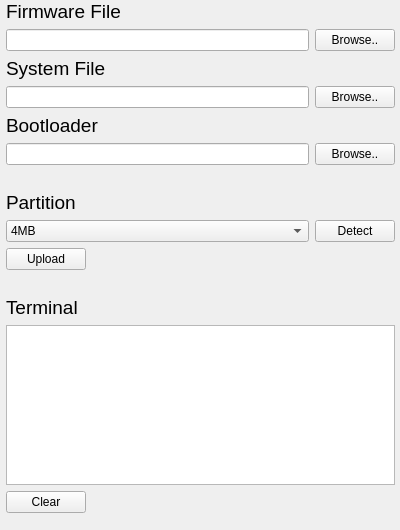
<?xml version="1.0" encoding="UTF-8"?>
<ui version="4.0">
 <class>Uploader</class>
 <widget class="QWidget" name="Uploader">
  <property name="geometry">
   <rect>
    <x>0</x>
    <y>0</y>
    <width>400</width>
    <height>530</height>
   </rect>
  </property>
  <property name="sizePolicy">
   <sizepolicy hsizetype="Maximum" vsizetype="Maximum">
    <horstretch>0</horstretch>
    <verstretch>0</verstretch>
   </sizepolicy>
  </property>
  <property name="minimumSize">
   <size>
    <width>400</width>
    <height>530</height>
   </size>
  </property>
  <property name="maximumSize">
   <size>
    <width>400</width>
    <height>530</height>
   </size>
  </property>
  <property name="font">
   <font>
    <weight>50</weight>
    <bold>false</bold>
   </font>
  </property>
  <property name="windowTitle">
   <string>Uploader</string>
  </property>
  <property name="windowIcon">
   <iconset>
    <normaloff>resources/icons/uploader.png</normaloff>resources/icons/uploader.png</iconset>
  </property>
  <widget class="QWidget" name="gridLayoutWidget">
   <property name="geometry">
    <rect>
     <x>0</x>
     <y>0</y>
     <width>401</width>
     <height>513</height>
    </rect>
   </property>
   <layout class="QGridLayout" name="gridLayout">
    <property name="leftMargin">
     <number>6</number>
    </property>
    <property name="rightMargin">
     <number>6</number>
    </property>
    <item row="13" column="0">
     <spacer name="verticalSpacer">
      <property name="orientation">
       <enum>Qt::Vertical</enum>
      </property>
      <property name="sizeType">
       <enum>QSizePolicy::Fixed</enum>
      </property>
      <property name="sizeHint" stdset="0">
       <size>
        <width>20</width>
        <height>20</height>
       </size>
      </property>
     </spacer>
    </item>
    <item row="0" column="0">
     <widget class="QLabel" name="firmwarelabel">
      <property name="font">
       <font>
        <pointsize>14</pointsize>
        <weight>50</weight>
        <bold>false</bold>
       </font>
      </property>
      <property name="text">
       <string>Firmware File</string>
      </property>
     </widget>
    </item>
    <item row="11" column="0">
     <widget class="QComboBox" name="partitioncomboBox">
      <property name="currentIndex">
       <number>0</number>
      </property>
      <item>
       <property name="text">
        <string>4MB</string>
       </property>
      </item>
      <item>
       <property name="text">
        <string>8MB</string>
       </property>
      </item>
      <item>
       <property name="text">
        <string>16MB</string>
       </property>
      </item>
     </widget>
    </item>
    <item row="3" column="0">
     <widget class="QLineEdit" name="systemdirlineEdit"/>
    </item>
    <item row="2" column="0">
     <widget class="QLabel" name="systemlabel">
      <property name="font">
       <font>
        <pointsize>14</pointsize>
        <weight>50</weight>
        <bold>false</bold>
       </font>
      </property>
      <property name="text">
       <string>System File</string>
      </property>
     </widget>
    </item>
    <item row="9" column="0">
     <widget class="QLabel" name="systemlabel_2">
      <property name="enabled">
       <bool>true</bool>
      </property>
      <property name="sizePolicy">
       <sizepolicy hsizetype="Minimum" vsizetype="Minimum">
        <horstretch>0</horstretch>
        <verstretch>0</verstretch>
       </sizepolicy>
      </property>
      <property name="maximumSize">
       <size>
        <width>200</width>
        <height>300</height>
       </size>
      </property>
      <property name="font">
       <font>
        <pointsize>14</pointsize>
        <weight>50</weight>
        <bold>false</bold>
       </font>
      </property>
      <property name="text">
       <string>Partition</string>
      </property>
     </widget>
    </item>
    <item row="12" column="0">
     <layout class="QHBoxLayout" name="horizontalLayout_4">
      <item>
       <widget class="QPushButton" name="uploadpushButton">
        <property name="text">
         <string>Upload</string>
        </property>
       </widget>
      </item>
      <item>
       <spacer name="horizontalSpacer_3">
        <property name="orientation">
         <enum>Qt::Horizontal</enum>
        </property>
        <property name="sizeHint" stdset="0">
         <size>
          <width>40</width>
          <height>20</height>
         </size>
        </property>
       </spacer>
      </item>
     </layout>
    </item>
    <item row="11" column="1">
     <widget class="QPushButton" name="detectPushButton">
      <property name="enabled">
       <bool>true</bool>
      </property>
      <property name="sizePolicy">
       <sizepolicy hsizetype="Minimum" vsizetype="Minimum">
        <horstretch>0</horstretch>
        <verstretch>0</verstretch>
       </sizepolicy>
      </property>
      <property name="minimumSize">
       <size>
        <width>75</width>
        <height>0</height>
       </size>
      </property>
      <property name="layoutDirection">
       <enum>Qt::LeftToRight</enum>
      </property>
      <property name="text">
       <string>Detect</string>
      </property>
      <property name="flat">
       <bool>false</bool>
      </property>
     </widget>
    </item>
    <item row="16" column="0">
     <layout class="QHBoxLayout" name="horizontalLayout_3">
      <item>
       <widget class="QPushButton" name="clearpushButton">
        <property name="text">
         <string>Clear</string>
        </property>
       </widget>
      </item>
      <item>
       <spacer name="horizontalSpacer_2">
        <property name="orientation">
         <enum>Qt::Horizontal</enum>
        </property>
        <property name="sizeHint" stdset="0">
         <size>
          <width>40</width>
          <height>20</height>
         </size>
        </property>
       </spacer>
      </item>
     </layout>
    </item>
    <item row="14" column="0">
     <widget class="QLabel" name="label_3">
      <property name="font">
       <font>
        <pointsize>14</pointsize>
        <weight>50</weight>
        <bold>false</bold>
       </font>
      </property>
      <property name="text">
       <string>Terminal</string>
      </property>
     </widget>
    </item>
    <item row="1" column="1">
     <widget class="QPushButton" name="firmwarebrowsepushButton">
      <property name="text">
       <string>Browse..</string>
      </property>
     </widget>
    </item>
    <item row="1" column="0">
     <widget class="QLineEdit" name="firmwaredirlineEdit">
      <property name="clearButtonEnabled">
       <bool>false</bool>
      </property>
     </widget>
    </item>
    <item row="3" column="1">
     <widget class="QPushButton" name="systembrowsepushButton">
      <property name="text">
       <string>Browse..</string>
      </property>
     </widget>
    </item>
    <item row="5" column="0">
     <widget class="QLabel" name="label">
      <property name="font">
       <font>
        <pointsize>14</pointsize>
        <weight>50</weight>
        <bold>false</bold>
       </font>
      </property>
      <property name="text">
       <string>Bootloader</string>
      </property>
     </widget>
    </item>
    <item row="7" column="0">
     <widget class="QLineEdit" name="bootLoaderlineEdit"/>
    </item>
    <item row="15" column="0" colspan="2">
     <widget class="QPlainTextEdit" name="terminalplainTextEdit">
      <property name="readOnly">
       <bool>true</bool>
      </property>
     </widget>
    </item>
    <item row="8" column="0">
     <spacer name="verticalSpacer_2">
      <property name="orientation">
       <enum>Qt::Vertical</enum>
      </property>
      <property name="sizeType">
       <enum>QSizePolicy::Fixed</enum>
      </property>
      <property name="sizeHint" stdset="0">
       <size>
        <width>20</width>
        <height>20</height>
       </size>
      </property>
     </spacer>
    </item>
    <item row="7" column="1">
     <widget class="QPushButton" name="bootLoaderBrowsepushButton">
      <property name="text">
       <string>Browse..</string>
      </property>
     </widget>
    </item>
   </layout>
  </widget>
 </widget>
 <resources/>
 <connections/>
</ui>
